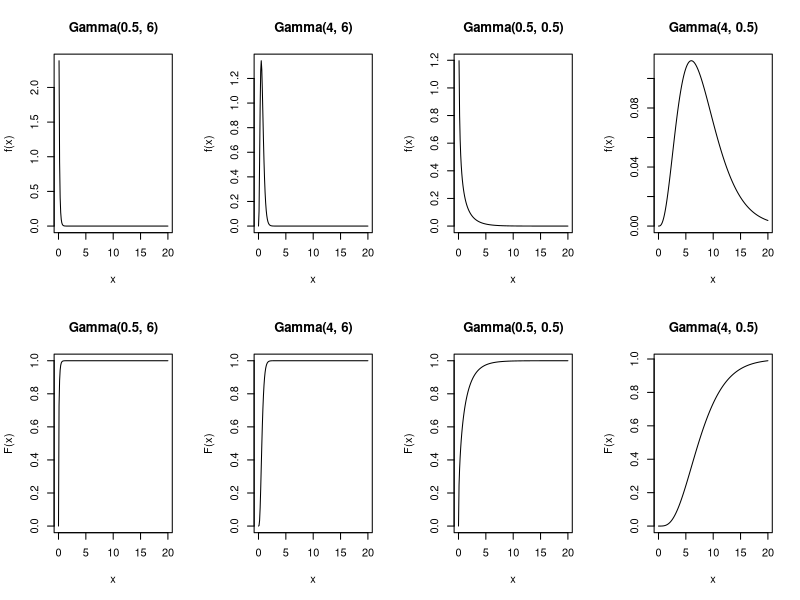
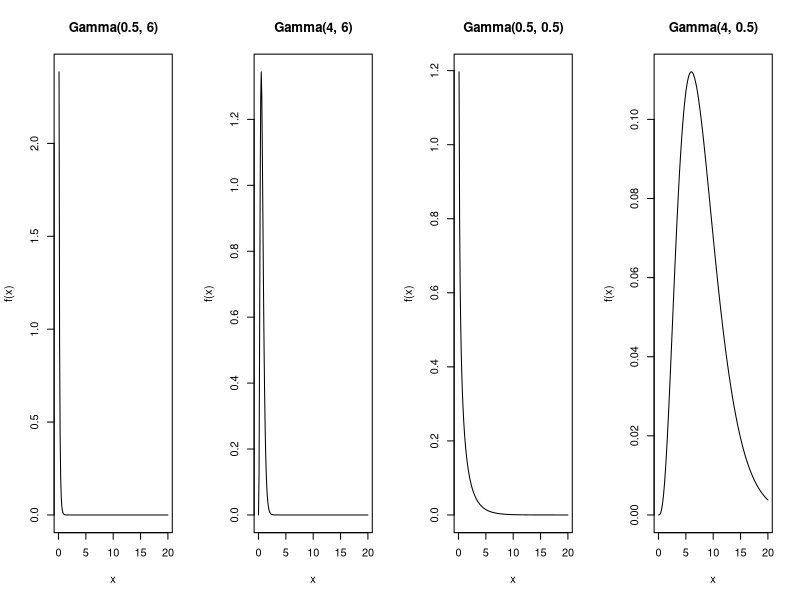
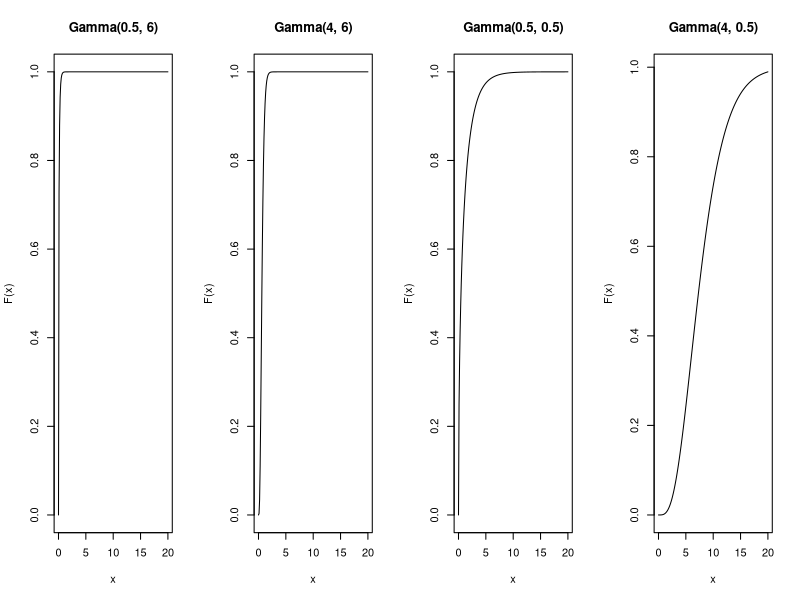

These figures' R source, in order:
#
# Title:
#   Ejercicios Computación Estadística - Hoja 5 - Ejercicio 4
#
# Author:
#   Sergio García Prado - garciparedes.me
#
# Date:
#   April 2018
#


rm(list = ls())


#
# Apartado a)
#

par(mfrow = c(2, 4))
x  <- seq(0, 20, length = 200)
for (i in c(6, 0.5)) {
  for (j in c(0.5, 4)) {
    plot(x, dgamma(x, j, i), type = "l", ylab = "f(x)", main = paste0("Gamma(",j, ", ", i, ")"))
  }
}
for (i in c(6, 0.5)) {
  for (j in c(0.5, 4)) {
    plot(x, pgamma(x, j, i), type = "l", ylab = "F(x)", main = paste0("Gamma(",j, ", ", i, ")"))
  }
}

#
# Apartado b)
#

par(mfrow = c(1, 4))
for (i in c(6, 0.5)) {
  for (j in c(0.5, 4)) {
    plot(x, dgamma(x, j, i), type = "l", ylab = "f(x)", main = paste0("Gamma(",j, ", ", i, ")"))
  }
}
for (i in c(6, 0.5)) {
  for (j in c(0.5, 4)) {
    plot(x, pgamma(x, j, i), type = "l", ylab = "F(x)", main = paste0("Gamma(",j, ", ", i, ")"))
  }
}
